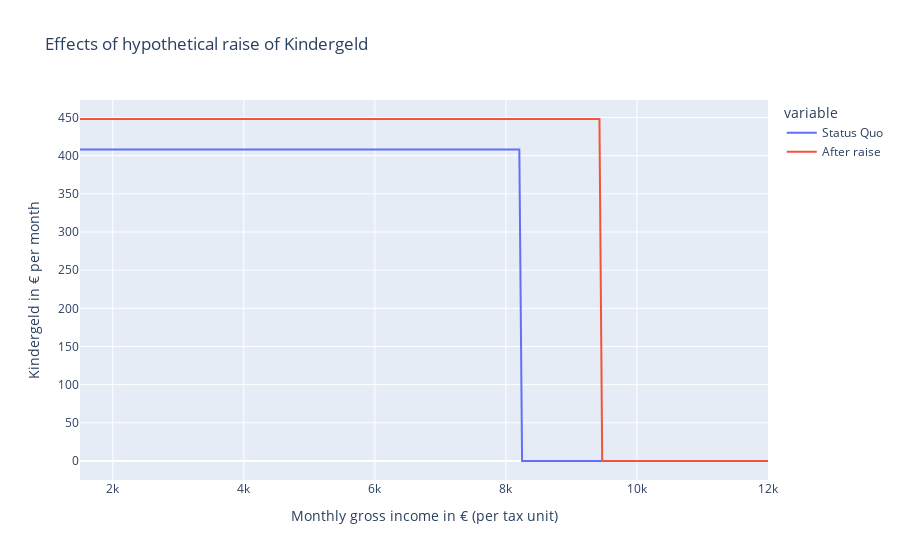

The cell this chart's notebook holds for it:
### Markdown cell above
We can illustrate the effect of the special child bonus of 2020 by plotting the monthly *Kindergeld* against the income on tax unit level.

### Code cell
fig = px.line(
    data_frame=df, 
    x="Income (per tax unit)",
    y=["Status Quo", "After raise"],
    title="Effects of hypothetical raise of Kindergeld"
)
fig.update_layout(
    xaxis_title="Monthly gross income in € (per tax unit)",
    yaxis_title="Kindergeld in € per month",
)

### Figure 1 — Plotly figure (JSON) as saved in the notebook; plotly's stock layout.template omitted (floating-point values rounded to 4 significant figures; data arrays with more than 128 entries replaced by an {"elided": "..."} marker saying what was removed)
{"data": [{"hovertemplate": "variable=Status Quo<br>Income (per tax unit)=%{x}<br>value=%{y}<extra></extra>", "legendgroup": "Status Quo", "line": {"color": "#636efa", "dash": "solid"}, "marker": {"symbol": "circle"}, "mode": "lines", "name": "Status Quo", "orientation": "v", "showlegend": true, "type": "scatter", "x": {"elided": "250 float values"}, "xaxis": "x", "y": {"elided": "250 int values"}, "yaxis": "y"}, {"hovertemplate": "variable=After raise<br>Income (per tax unit)=%{x}<br>value=%{y}<extra></extra>", "legendgroup": "After raise", "line": {"color": "#EF553B", "dash": "solid"}, "marker": {"symbol": "circle"}, "mode": "lines", "name": "After raise", "orientation": "v", "showlegend": true, "type": "scatter", "x": {"elided": "250 float values"}, "xaxis": "x", "y": {"elided": "250 int values"}, "yaxis": "y"}], "layout": {"legend": {"title": {"text": "variable"}, "tracegroupgap": 0}, "title": {"text": "Effects of hypothetical raise of Kindergeld"}, "xaxis": {"anchor": "y", "domain": [0, 1], "title": {"text": "Monthly gross income in € (per tax unit)"}}, "yaxis": {"anchor": "x", "domain": [0, 1], "title": {"text": "Kindergeld in € per month"}}}}
